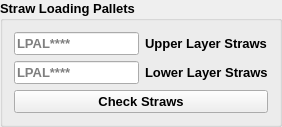
                   <widget class="QGroupBox" name="groupBox_50">
                    <property name="sizePolicy">
                     <sizepolicy hsizetype="Minimum" vsizetype="Minimum">
                      <horstretch>0</horstretch>
                      <verstretch>0</verstretch>
                     </sizepolicy>
                    </property>
                    <property name="font">
                     <font>
                      <pointsize>10</pointsize>
                      <weight>75</weight>
                      <bold>true</bold>
                     </font>
                    </property>
                    <property name="title">
                     <string>Straw Loading Pallets</string>
                    </property>
                    <layout class="QGridLayout" name="gridLayout_19">
                     <item row="0" column="0">
                      <widget class="QLineEdit" name="pallet1code">
                       <property name="sizePolicy">
                        <sizepolicy hsizetype="Preferred" vsizetype="Preferred">
                         <horstretch>0</horstretch>
                         <verstretch>0</verstretch>
                        </sizepolicy>
                       </property>
                       <property name="text">
                        <string/>
                       </property>
                       <property name="maxLength">
                        <number>8</number>
                       </property>
                       <property name="placeholderText">
                        <string>LPAL****</string>
                       </property>
                      </widget>
                     </item>
                     <item row="0" column="1">
                      <widget class="QLabel" name="label_3">
                       <property name="text">
                        <string>Upper Layer Straws</string>
                       </property>
                      </widget>
                     </item>
                     <item row="1" column="0">
                      <widget class="QLineEdit" name="pallet2code">
                       <property name="sizePolicy">
                        <sizepolicy hsizetype="Preferred" vsizetype="Preferred">
                         <horstretch>0</horstretch>
                         <verstretch>0</verstretch>
                        </sizepolicy>
                       </property>
                       <property name="text">
                        <string/>
                       </property>
                       <property name="maxLength">
                        <number>8</number>
                       </property>
                       <property name="placeholderText">
                        <string>LPAL****</string>
                       </property>
                      </widget>
                     </item>
                     <item row="1" column="1">
                      <widget class="QLabel" name="label_4">
                       <property name="text">
                        <string>Lower Layer Straws</string>
                       </property>
                      </widget>
                     </item>
                     <item row="2" column="0" colspan="2">
                      <widget class="QPushButton" name="viewstraws2">
                       <property name="sizePolicy">
                        <sizepolicy hsizetype="Preferred" vsizetype="Preferred">
                         <horstretch>0</horstretch>
                         <verstretch>0</verstretch>
                        </sizepolicy>
                       </property>
                       <property name="font">
                        <font>
                         <pointsize>10</pointsize>
                         <weight>75</weight>
                         <bold>true</bold>
                        </font>
                       </property>
                       <property name="focusPolicy">
                        <enum>Qt::ClickFocus</enum>
                       </property>
                       <property name="text">
                        <string>Check Straws</string>
                       </property>
                      </widget>
                     </item>
                    </layout>
                   </widget>
